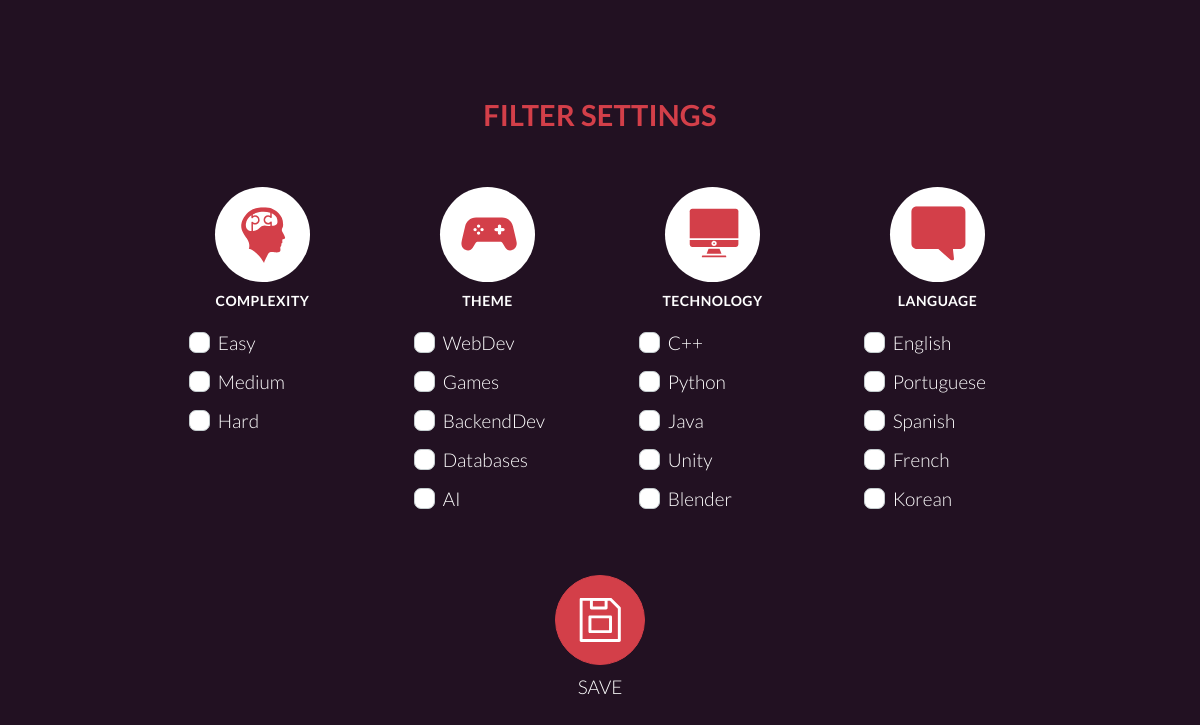
The app's page /filter with its own data.
### matchcore/models.py (models this page shows, shortened)
class ProjectTag(models.Model):
    ARCHETYPE = [
        ('C', 'Complexity'),
        ('T', 'Theme'),
        ('D', 'Technology'),
        ('L', 'Language'),
    ]
    name = models.CharField(max_length=10)
    archetype = models.CharField(max_length=1, choices=ARCHETYPE, default='C')

### matchcore/views.py (the view)
# urls.py: path('filter', views.filter_page, name="filter_page"),
def filter_page(request):
    tags = ProjectTag.objects.all()
    complexity_tags = ProjectTag.objects.filter(archetype='C')
    theme_tags = ProjectTag.objects.filter(archetype='T')
    technology_tags = ProjectTag.objects.filter(archetype='D')
    language_tags = ProjectTag.objects.filter(archetype='L')
    context = {
        'tags': tags,
        'complexity_tags': complexity_tags,
        'theme_tags': theme_tags,
        'technology_tags': technology_tags,
        'language_tags': language_tags,
    }
    return render(request, 'matchcore/filter_page.html', context)

### matchcore/templates/matchcore/filter_page.html
{% extends "matchcore/layout_empty.html" %}
{% load static %}
{% block main %}
<form action="/find">
<div class="container filter-list-page">
	<div class="h-100 d-flex flex-column justify-content-center">
		<div class="row justify-content-center mb-5">
			<h3>Filter settings</h3>
		</div>
		<div class="row">
			<div class="col mx-1">
				<div class="text-center d-flex flex-column align-items-center mb-3">
					<div class="tag-circle mb-2"><img src="{% static 'matchcore/images/projects/tag-complexity.svg' %}"></div>
					<span class="tag-name d-block">Complexity</span>
				</div>
				<div class="tag-list scrollable">
					{% for t in complexity_tags %}
					<div class="tag-list-item">
						<input type="checkbox" id={{t.name}} name={{t.name}}>
						<label>{{t.name}}</label>
					</div>
					{% endfor %}
				</div>
			</div>
			<div class="col mx-1">
				<div class="text-center d-flex flex-column align-items-center mb-3">
					<div class="tag-circle mb-2"><img src="{% static 'matchcore/images/projects/tag-theme.svg' %}"></div>
					<span class="tag-name d-block">Theme</span>
				</div>
				<div class="tag-list scrollable">
					{% for t in theme_tags %}
					<div class="tag-list-item">
						<input type="checkbox" id={{t.name}} name={{t.name}}>
						<label>{{t.name}}</label>
					</div>
					{% endfor %}
				</div>
			</div>
			<div class="col mx-1">
				<div class="text-center d-flex flex-column align-items-center mb-3">
					<div class="tag-circle mb-2"><img src="{% static 'matchcore/images/projects/tag-technology.svg' %}"></div>
					<span class="tag-name d-block">Technology</span>
				</div>
				<div class="tag-list scrollable">
					{% for t in technology_tags %}
					<div class="tag-list-item">
						<input type="checkbox" id={{t.name}} name={{t.name}}>
						<label>{{t.name}}</label>
					</div>
					{% endfor %}
				</div>
			</div>
			<div class="col mx-1">
				<div class="text-center d-flex flex-column align-items-center mb-3">
					<div class="tag-circle mb-2"><img src="{% static 'matchcore/images/projects/tag-language.svg' %}"></div>
					<span class="tag-name d-block">Language</span>
				</div>
				<div class="tag-list scrollable">
					{% for t in language_tags %}
					<div class="tag-list-item">
						<input type="checkbox" id={{t.name}} name={{t.name}}>
						<label>{{t.name}}</label>
					</div>
					{% endfor %}
				</div>
			</div>
		</div>
		<div class="row text-center justify-content-center mt-5">
			<div class="col">
				<button class="save-button btn btn-primary mb-2"><img src="{% static 'matchcore/images/save.svg' %}"></button>
				<span class="save-button-text d-block">Save</span>
			</div>
		</div>
	</div>
</div>
</form>
{% endblock %}

### records on screen
ProjectTag: name "Easy"
ProjectTag: name "Medium"
ProjectTag: name "Hard"
ProjectTag: name "WebDev"
ProjectTag: name "Games"
ProjectTag: name "BackendDev"
ProjectTag: name "Databases"
ProjectTag: name "AI"
ProjectTag: name "C++"
ProjectTag: name "Python"
ProjectTag: name "Java"
ProjectTag: name "Unity"
ProjectTag: name "Blender"
ProjectTag: name "English"
ProjectTag: name "Portuguese"
ProjectTag: name "Spanish"
ProjectTag: name "French"
ProjectTag: name "Korean"
